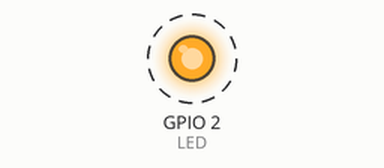
The sketch below on a simulated ESP32. Shown: output pins drawn as LEDs (lit = HIGH). Dashed ring = blinking. WiFi joins after 1.5 s; servers stay silent unless stated; what the sketch prints to the serial monitor is not drawn.

Above: at 2.0 s.
Timing chart, 0 to 6.1 s (numbered marks = the images above):
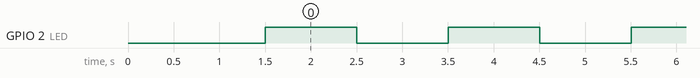

Measured:
- by itself, GPIO 2 (LED): alternates HIGH for 1.0 s and LOW for 1.0 s

The sketch:

esp32_ota_2.ino
```cpp
// esp32 chapter6 exm.2
// Basic Over-The-Air

#include <WiFi.h>
#include <ESPmDNS.h>
#include <WiFiUdp.h>
#include <ArduinoOTA.h>

// เปลี่ยนเป็น SSID และ PASSWORD ของตัวเอง
const char* ssid = "xxxxxx";
const char* password = "xxxxxx";

// กำหนด LED = GPIO2 (ใช้ Built-in LED)
int LED = 2;

void setup() {
  Serial.begin(115200);

  // ส่วนของ WiFi
  Serial.println("Booting");
  WiFi.mode(WIFI_STA);
  WiFi.begin(ssid, password);
  // หากเชื่อมต่อไม่สำเร็จ รอ 5 วินาทีแล้ว Restart ใหม่
  while (WiFi.waitForConnectResult() != WL_CONNECTED) {
    Serial.println("Connection Failed! Rebooting...");
    delay(5000);
    ESP.restart();
  }

// ส่วนของ OTA
  ArduinoOTA
    .onStart([]() {
      String type;
      if (ArduinoOTA.getCommand() == U_FLASH)
        type = "sketch";
      else          // แบบ U_SPIFFS
        type = "filesystem";
      Serial.println("Start updating " + type);
    })
    .onEnd([]() {
      Serial.println("\nEnd");
    })
    .onProgress([](unsigned int progress, unsigned int total) {
      Serial.printf("Progress: %u%%\r", (progress / (total / 100)));
    })
    .onError([](ota_error_t error) {
      Serial.printf("Error[%u]: ", error);
      if (error == OTA_AUTH_ERROR) Serial.println("Auth Failed");
      else if (error == OTA_BEGIN_ERROR) Serial.println("Begin Failed");
      else if (error == OTA_CONNECT_ERROR) Serial.println("Connect Failed");
      else if (error == OTA_RECEIVE_ERROR) Serial.println("Receive Failed");
      else if (error == OTA_END_ERROR) Serial.println("End Failed");
    });

  ArduinoOTA.begin();

  Serial.println("Ready");
  Serial.print("IP address: ");
  Serial.println(WiFi.localIP());

// กำหนด pinMode เหมือนเขียนโปรแกรมปกติ
  pinMode(LED, OUTPUT);
}

void loop() {
// ทำงาน ArduinoOTA ทุก Loop
  ArduinoOTA.handle();

// เขียนโปรแกรมปกติเพิ่มลงไป
  digitalWrite(LED, HIGH);
  delay(1000);
  digitalWrite(LED, LOW);
  delay(1000);
}
```
